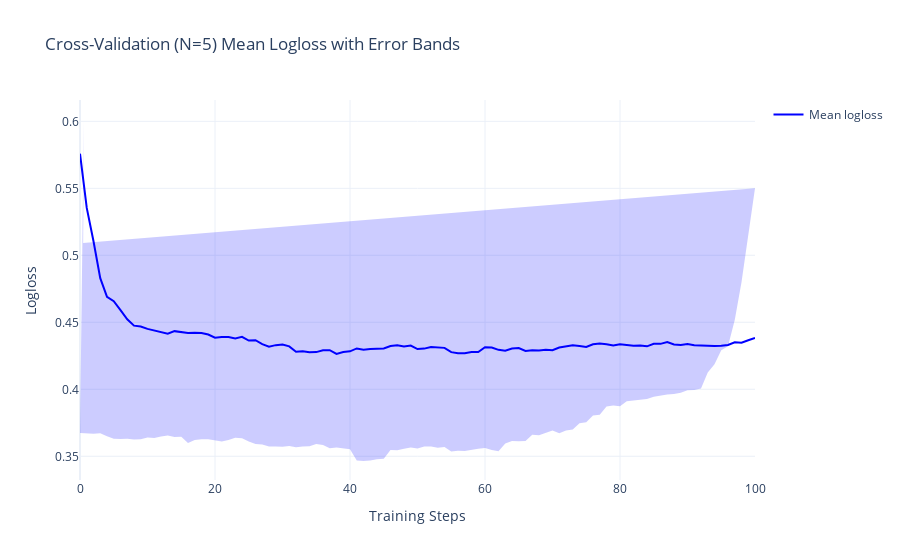

Notebook code for this chart:
### Code cell
plot_error_scatter(
    df_plot=cv_results,
    x="iterations",
    y="test-Logloss-mean",
    err="test-Logloss-std",
    name="Mean logloss",
    title="Cross-Validation (N=5) Mean Logloss with Error Bands",
    xtitle="Training Steps",
    ytitle="Logloss",
)

### Figure 1 — Plotly figure (JSON) as saved in the notebook; plotly's stock layout.template omitted (floating-point values rounded to 4 significant figures; data arrays with more than 128 entries replaced by an {"elided": "..."} marker saying what was removed)
{"data": [{"line": {"color": "blue"}, "mode": "lines", "name": "Mean logloss", "type": "scatter", "x": [0, 1, 2, 3, 4, 5, 6, 7, 8, 9, 10, 11, 12, 13, 14, 15, 16, 17, 18, 19, 20, 21, 22, 23, 24, 25, 26, 27, 28, 29, 30, 31, 32, 33, 34, 35, 36, 37, 38, 39, 40, 41, 42, 43, 44, 45, 46, 47, 48, 49, 50, 51, 52, 53, 54, 55, 56, 57, 58, 59, 60, 61, 62, 63, 64, 65, 66, 67, 68, 69, 70, 71, 72, 73, 74, 75, 76, 77, 78, 79, 80, 81, 82, 83, 84, 85, 86, 87, 88, 89, 90, 91, 92, 93, 94, 95, 96, 97, 98, 99, 100], "y": [0.5759, 0.5354, 0.5105, 0.4829, 0.4691, 0.4657, 0.4591, 0.4523, 0.4475, 0.4469, 0.4451, 0.4437, 0.4428, 0.4414, 0.4434, 0.4428, 0.442, 0.4422, 0.442, 0.4409, 0.4385, 0.4391, 0.439, 0.4379, 0.4391, 0.4364, 0.4367, 0.4337, 0.4318, 0.433, 0.4335, 0.432, 0.428, 0.4284, 0.4276, 0.4278, 0.4291, 0.4292, 0.4264, 0.4279, 0.4284, 0.4305, 0.4295, 0.4301, 0.4305, 0.4305, 0.4322, 0.4328, 0.432, 0.4327, 0.43, 0.4304, 0.4316, 0.4313, 0.4309, 0.4277, 0.4268, 0.427, 0.4279, 0.4278, 0.4314, 0.4312, 0.4294, 0.4288, 0.4304, 0.4307, 0.4287, 0.4291, 0.4289, 0.4295, 0.4291, 0.4312, 0.432, 0.4329, 0.4323, 0.4315, 0.4336, 0.4342, 0.4336, 0.4326, 0.4337, 0.4329, 0.4325, 0.4326, 0.4321, 0.434, 0.4339, 0.4353, 0.4334, 0.433, 0.4337, 0.4328, 0.4325, 0.4327, 0.4322, 0.4325, 0.4331, 0.4351, 0.4348, 0.4367, 0.4383]}, {"fill": "toself", "fillcolor": "rgba(0, 0, 255, 0.2)", "line": {"color": "rgba(255, 255, 255, 0)"}, "showlegend": false, "type": "scatter", "x": {"elided": "202 float values"}, "y": {"elided": "202 float values"}}], "layout": {"title": {"text": "Cross-Validation (N=5) Mean Logloss with Error Bands"}, "xaxis": {"title": {"text": "Training Steps"}}, "yaxis": {"title": {"text": "Logloss"}}}}
